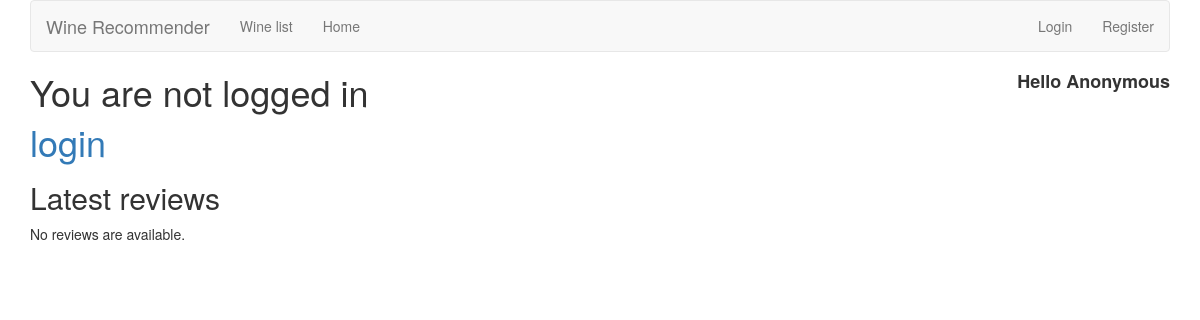
The page /reviews/ on the database as committed earlier.
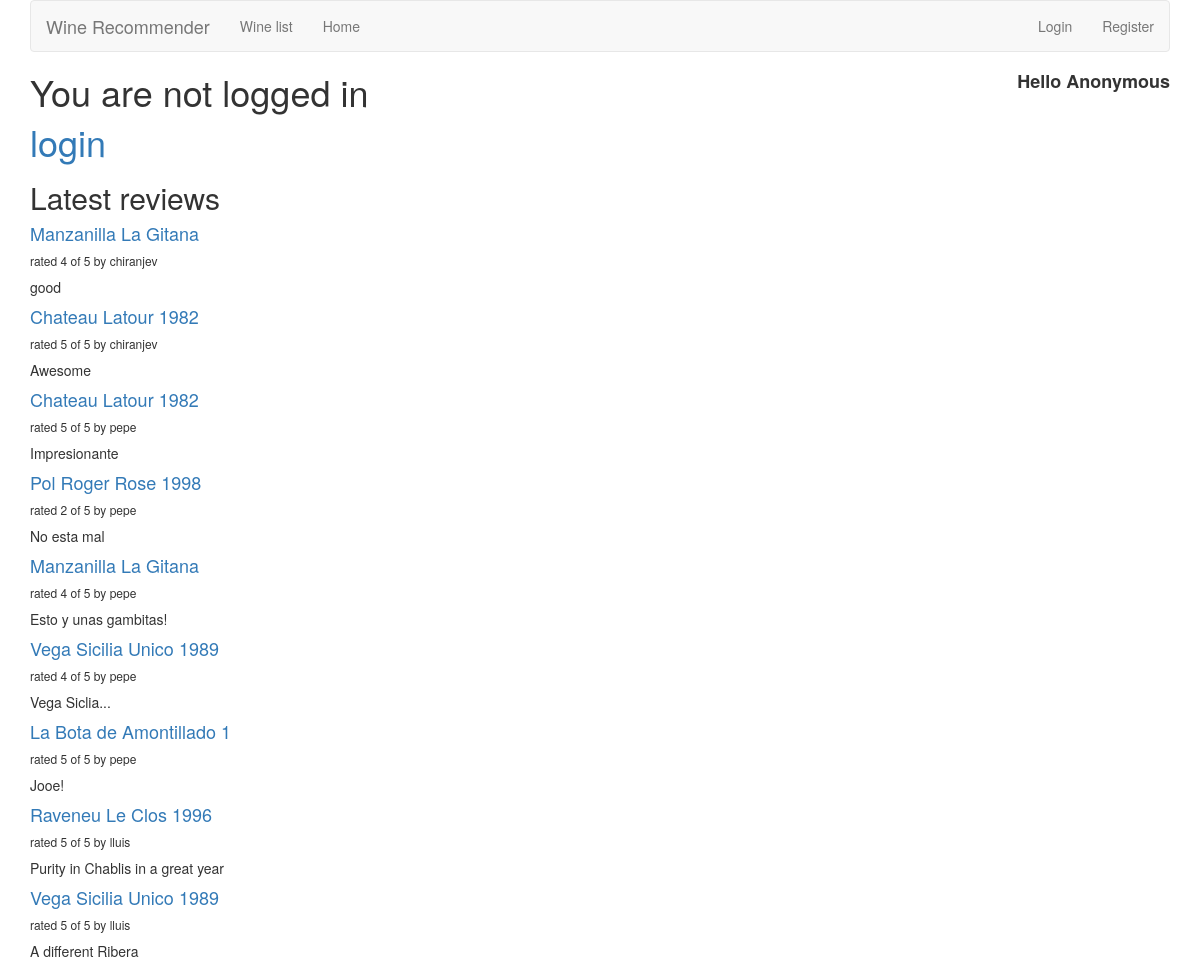
The same page on the database as committed later.
### WineReviewApp/models.py (models this page shows, shortened)
class Review(models.Model):
    RATING_CHOICES = (
        (1, '1'),
        (2, '2'),
        (3, '3'),
        (4, '4'),
        (5, '5'),
    )
    wine = models.ForeignKey(Wine,on_delete=models.CASCADE)
    pub_date = models.DateTimeField('date published')
    user_name = models.CharField(max_length=100)
    comment = models.CharField(max_length=200)
    rating = models.IntegerField(choices=RATING_CHOICES)

class Wine(models.Model):
    name = models.CharField(max_length=200)

### WineReviewApp/views.py (the view)
# urls.py: path('', views.review_list, name='review_list'),
def review_list(request):
    latest_review_list = Review.objects.order_by('-pub_date')[:9]
    context = {'latest_review_list':latest_review_list}
    return render(request, 'WineReviewApp/review_list.html', context)

### WineReviewApp/templates/WineReviewApp/review_list.html
{% extends 'WineReviewApp/base.html' %}
{% block title %}
{% if user.is_authenticated %}
    <p  style="float:right;font-weight: 800; font-size: 0.5em;">Hello {{ request.user.username }}</p>
{% else %}
    <p  style="float:right;font-weight: 800; font-size: 0.5em;">Hello Anonymous</p>
{% endif %}
{% if user.is_authenticated %}
  Hi {{ user.username }}!
  <p><a href="{% url 'logout' %}">logout</a></p>
{% else %}
  <p>You are not logged in</p>
  <a href="{% url 'login' %}">login</a>
{% endif %}
<h2>Latest reviews</h2>
{% endblock %}
{% block content %}
{% if latest_review_list %}
<div>
    {% for review in latest_review_list %}
    <div>
        <h4><a href="{% url 'review_detail' review_id=review.id %}">
        {{ review.wine.name }}
        </a></h4>
        <h6>rated {{ review.rating }} of 5 by {{ review.user_name }}</h6>
        <p>{{ review.comment }}</p>
    </div>
    {% endfor %}
</div>
{% else %}
<p>No reviews are available.</p>
{% endif %}
{% endblock %}

### WineReviewApp/templates/WineReviewApp/base.html (shortened to what this page needs)
{% load bootstrap3 %}
{% bootstrap_css %}
{% block bootstrap3_content %}
<div class="container">
    <nav  class="navbar navbar-default">
        <div class="navbar-header">
            <a class="navbar-brand" href="{% url 'review_list' %}">Wine Recommender</a>
        </div>
        <div id="navbar" class="navbar-collapse collapse">
            <ul class="nav navbar-nav">
                <li><a href="{% url 'wine_list' %}">Wine list</a></li>
                <li><a href="{% url 'review_list' %}">Home</a></li>
            </ul>
             <ul class="nav navbar-nav navbar-right">
                {% if user.is_authenticated %}
                    <li><a href="{% url 'user_review_list' username=user.username %}">Hello {{ user.username }}</a></li>
                    <li><a href="{% url 'user_recommendation_list' %}">Wine suggestions</a></li>
                    <li><a href="{% url 'logout' %}">Logout</a></li>
                {% else %}
                    <li><a href="{% url 'login' %}">Login</a></li>
                    <li><a href="{% url 'signup' %}">Register</a></li>
                {% endif %}
              </ul>
        </div>
    </nav>
    <h1>{% block title %}(no title){% endblock %}</h1>
    {% block content %}(no content){% endblock %}
</div>
{% endblock %}

Rows that differ between the two databases and show on the page:
added Review: wine.name "Manzanilla La Gitana", rating "4", user_name "chiranjev", comment "good"
added Review: wine.name "Chateau Latour 1982", rating "5", user_name "chiranjev", comment "Awesome"
added Review: wine.name "Chateau Latour 1982", rating "5", user_name "pepe", comment "Impresionante"
added Review: wine.name "Pol Roger Rose 1998", rating "2", user_name "pepe", comment "No esta mal"
added Review: wine.name "Manzanilla La Gitana", rating "4", user_name "pepe", comment "Esto y unas gambitas!"
added Review: wine.name "Vega Sicilia Unico 1989", rating "4", user_name "pepe", comment "Vega Siclia..."
added Review: wine.name "La Bota de Amontillado 1", rating "5", user_name "pepe", comment "Jooe!"
added Review: wine.name "Raveneu Le Clos 1996", rating "5", user_name "lluis", comment "Purity in Chablis in a great year"
added Review: wine.name "Vega Sicilia Unico 1989", rating "5", user_name "lluis", comment "A different Ribera"
Other text that changed with them:
text no longer shown: "No reviews are available."
